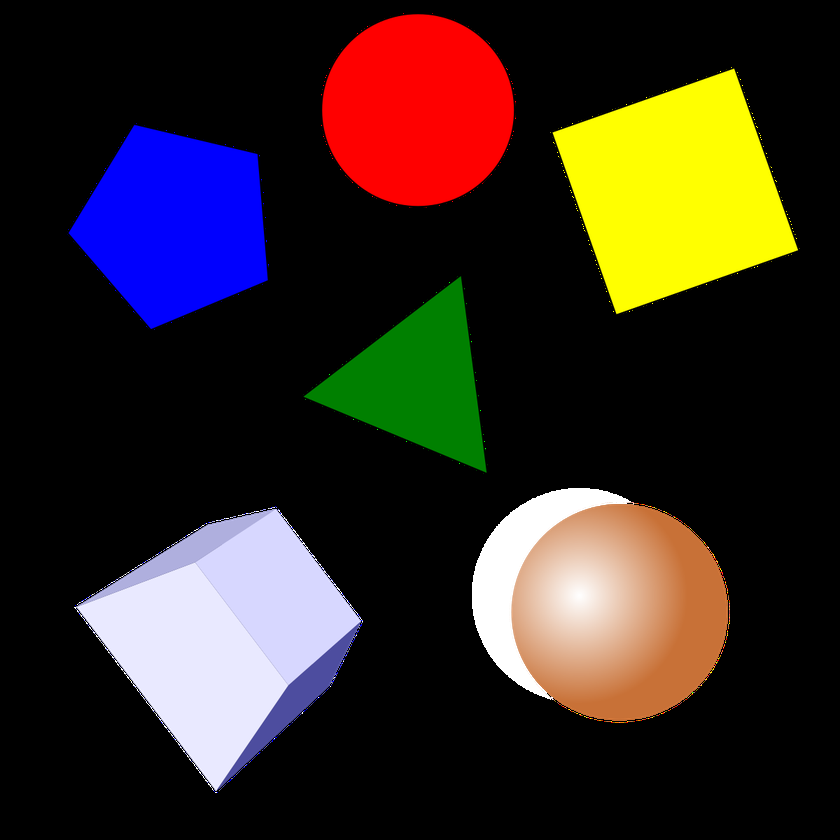
#> input picture 새 폴더/image/Shapes001.png, 840 x 840 px, shrunk from 1200 x 1200 before the run, found by its file name
$ python hough_circle.py
#> lines starting #> are read from the running program, lines starting #| are printed output that depends on the picture; after the words box and inside, x2 and y2 are one past the last pixel; in counts of white or black regions, pixels touching at a corner belong together
# Hough Transformation circle

import numpy as np
import cv2

def houghCircle():
    img1 = cv2.imread('openCV/image/Shapes001.png')
#> img1 is the input picture: shape (840, 840, 3); mean B, G, R 34.9, 41.4, 52.1
    img2 = img1.copy()

    img2 = cv2.GaussianBlur(img2, (3, 3), 0)
    imgray = cv2.cvtColor(img2, cv2.COLOR_BGR2GRAY)
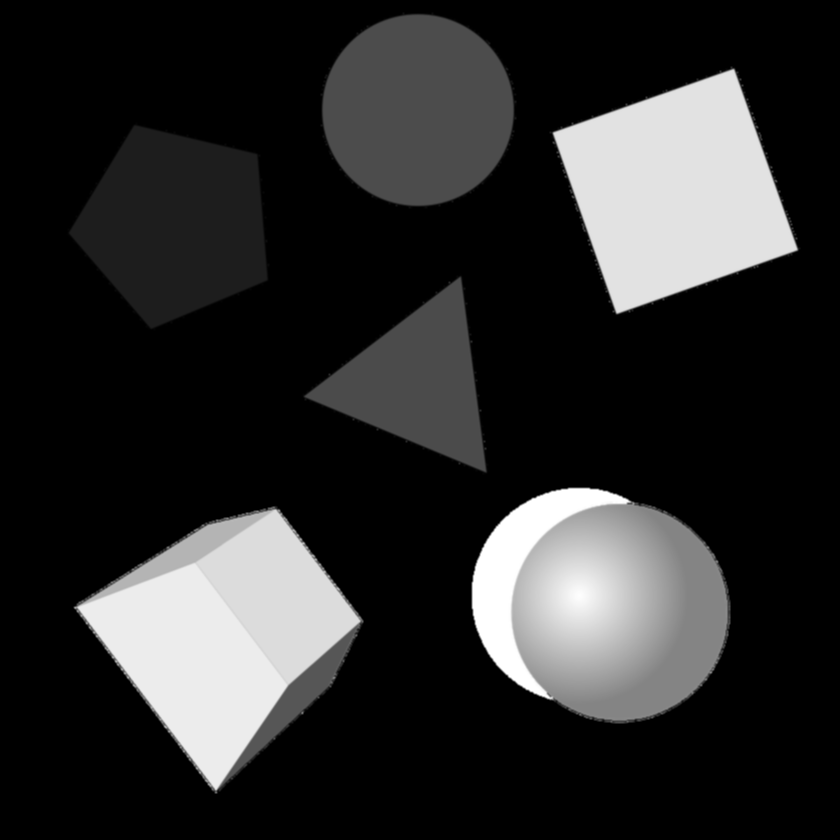
#> imgray: shape (840, 840); min 0, max 255, mean 43.9

    circles = cv2.HoughCircles(imgray, cv2.HOUGH_GRADIENT, 1, 10,
                                 param1=60, param2=50, minRadius=0, maxRadius=0)
#> circles = [[618.5, 611.5, 108], [417.5, 109.5, 96.2], [628.5, 612.5, 102.3], [610.5, 604.5, 97.2]]

    if circles is not None:
        circles = np.uint16(np.around(circles))
#> circles = [[618, 612, 108], [418, 110, 96], [628, 612, 102], [610, 604, 97]]

        for i in circles[0, :]:
            cv2.circle(img1, (i[0], i[1]), i[2], (255, 255, 0), 2)
#> this loop made 4 passes
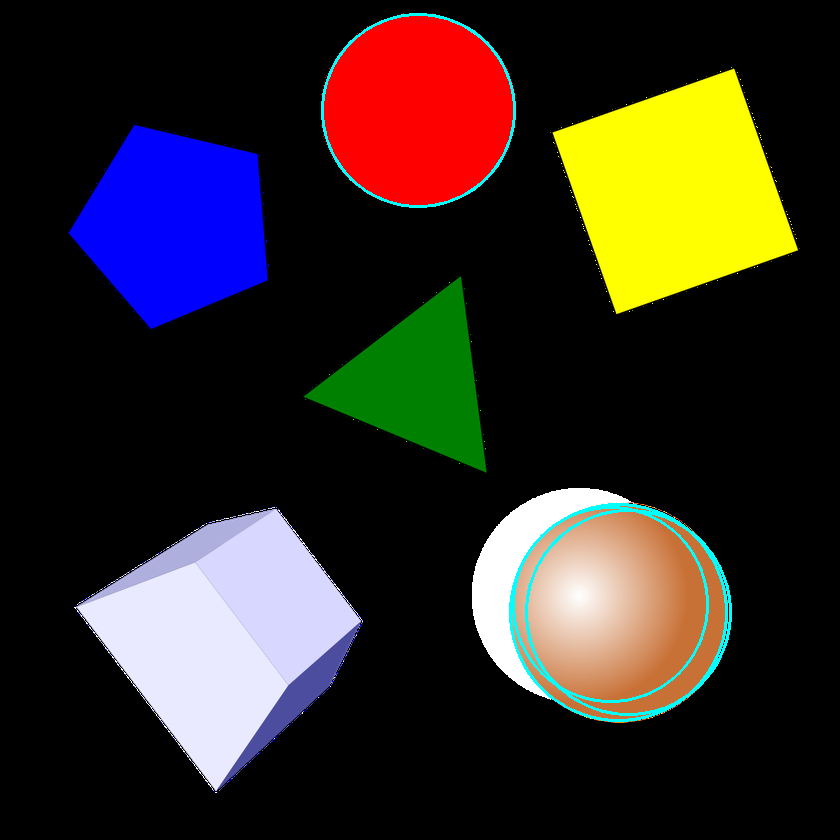
#> img1: shape (840, 840, 3); 0.96% of pixels changed, all inside (x1, y1, x2, y2) = (321, 13, 732, 722)

        cv2.imshow('HoughCircles', img1)
        cv2.waitKey(0)
        cv2.destroyAllWindows()
    else:
        print("none Circle")

houghCircle()

$ run again, with 새 폴더/image/cv_13_1.png copied over 새 폴더/image/Shapes001.png
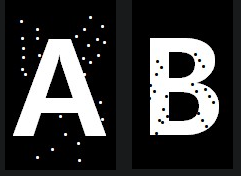
#> input picture 새 폴더/image/cv_13_1.png, 241 x 176 px, found by its file name
#> in houghCircle, img1 is the input picture: shape (176, 241, 3); mean B, G, R 56.8, 56.5, 56.2
#> in houghCircle, `img2 = cv2.GaussianBlur(img2, (3, 3), 0)`:
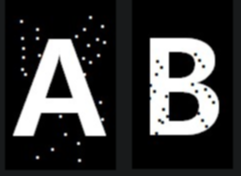
#> img2: shape (176, 241, 3); mean B, G, R 56.8, 56.5, 56.2
#> circles = None
